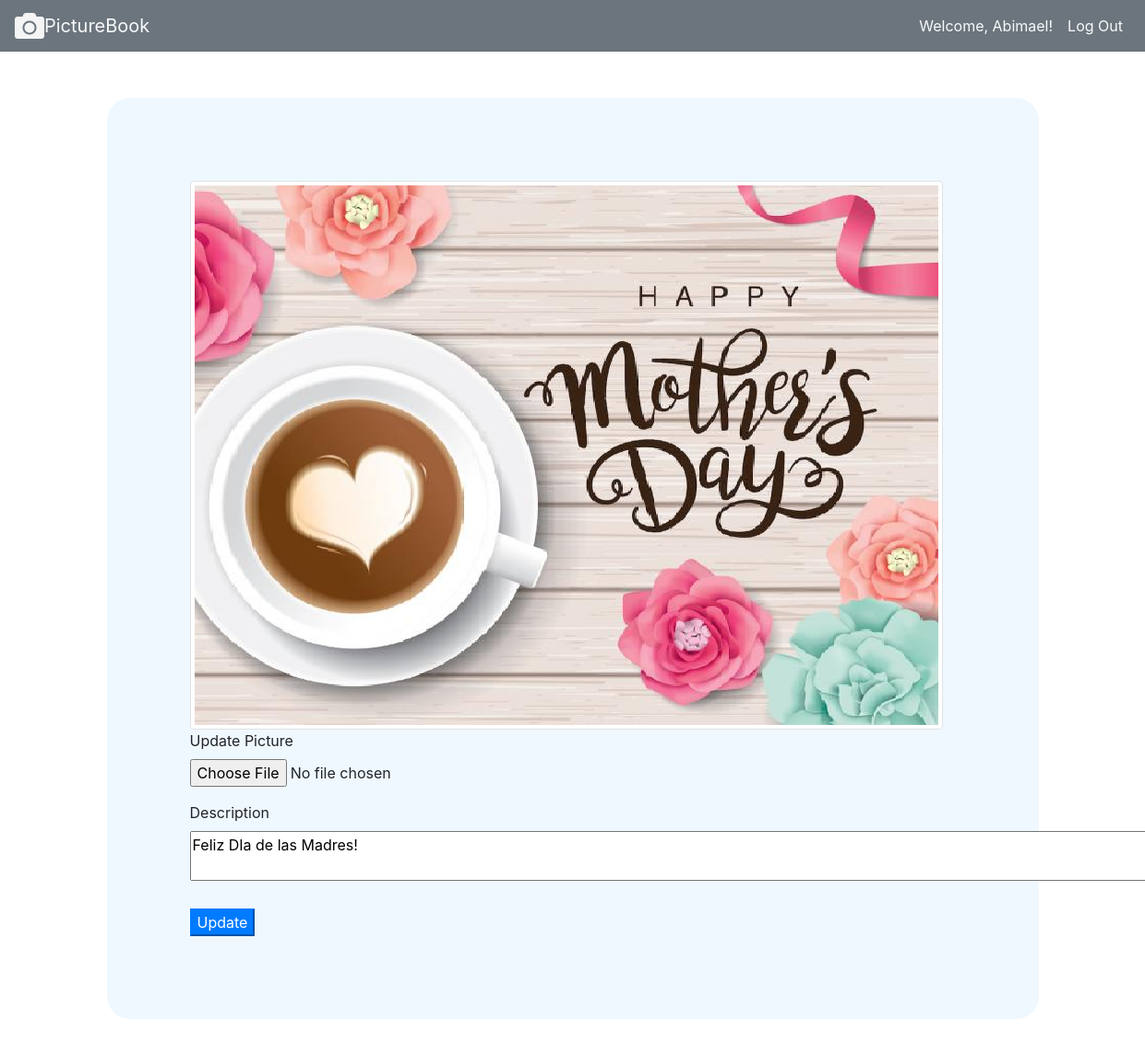
/edit_post/8 (signed in), run on the app's committed database.
### pictureapp/models.py (models this page shows)
class User(models.Model):
    first_name = models.CharField(max_length=255)
    last_name = models.CharField(max_length=255)
    email = models.CharField(max_length=255)
    phone = models.CharField(default="(555)555-5555", max_length=255)
    city = models.CharField(null=True, max_length=255)
    password = models.CharField(max_length=255)
    profile_pic = models.ImageField(default="profile.png", null=True, blank=True)
    created_at = models.DateTimeField(auto_now_add=True)
    updated_at = models.DateTimeField(auto_now=True)
    objects = UserManager()

class Post(models.Model):
    picture = models.ImageField(null=True, blank=True)
    desc = models.TextField(null=True)
    poster = models.ForeignKey(User, related_name='user_posts', on_delete=models.CASCADE)
    likes = models.ManyToManyField(User, related_name='liked_posts')

### pictureapp/views.py (the view, shortened to what this page needs)
# urls.py: path('edit_post/<int:id>', views.edit_post),
def edit_post(request,id):
    user = User.objects.get(id=request.session["user_id"])
    post = Post.objects.get(id=id)
    if request.method == "GET":
        context = {
        "user":user,
        "post":post,
    }
        return render(request,'edit_post.html', context)

### pictureapp/templates/edit_post.html (shortened to what this page needs)
<!DOCTYPE html>
<html lang="en">
    <head>
        <link rel="stylesheet" href="https://maxcdn.bootstrapcdn.com/bootstrap/4.0.0/css/bootstrap.min.css">
        <link rel="stylesheet" href="https://use.fontawesome.com/releases/v5.7.0/css/all.css">
        {% load static %}
        <link rel="stylesheet" href="{% static '/css/styles.css' %}">
    </head>
    <body>
        <nav id="card1" class="navbar navbar-expand-lg navbar-light bg-secondary">
            <div class="collapse navbar-collapse" id="navbarTogglerDemo01">
                <i class='fa fa-camera fa-2x'></i>
                <a id="Title" class="navbar-brand text-light" href="/wall">PictureBook</a>
                <ul class="navbar-nav ml-auto mt-2 mt-lg-0 ml-auto">
                    <li class="nav-item active">
                        <a class="nav-link text-light" href="/profile/{{request.session.user_id}}">Welcome, {{request.session.user_name}}!</a>
                    </li>
                    <li class="nav-item active">
                        <a class="nav-link text-light" href="/logout">Log Out</a>
                    </li>
                </ul>
            </div>
        </nav>
        <div class="container">
            <div id="Pic"  class="row">
                <div class="post col-md-6">
                    <img id="picture" class="img-thumbnail" alt="missing image" src="{{post.picture.url}}" >
                    <br>
                    <form action="/edit_post/{{post.id}}" method="post" enctype="multipart/form-data">
                        <div class="form-group">
                            <label for="exampleFormControlFile1">Update Picture</label>
                            <input type="file" class="form-control-file" id="pic" value="{{post.picture}}" name="pic">
                        </div>
                        <div>
                            <label for="">Description</label>
                            <textarea name="desc" cols="100" rows="2">{{post.desc}}</textarea>
                        </div>
                        <br>
                        <button class="btn-primary">Update</button>
                    </form>
                </div>
            </div>
        </div>
    </body>
</html>

### pictureapp/static/css/styles.css (style rules this page uses)
.post { background-color: aliceblue; padding: 25px; margin: 25px; border-radius: 25px; }
.img-thumbnail { max-width: 500px; max-height: 500px; }
i { color: rgb(245, 245, 245); }
#picture { max-width: 900px; max-height: 900px; }
#Pic { background-color: aliceblue; padding: 40px; margin: 50px; border-radius: 25px; }

### data on the page
User: session.user_name "Abimael"
Post: picture (picture), desc "Feliz DIa de las Madres!"
